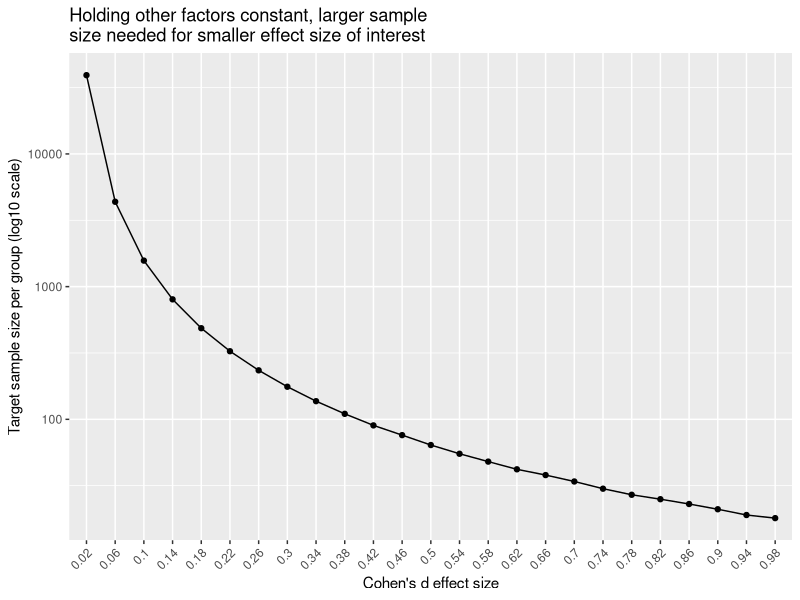
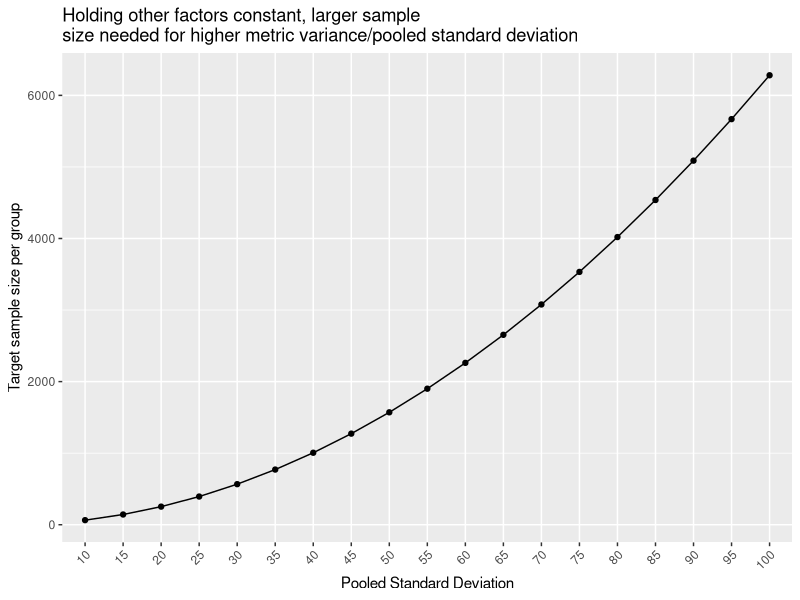
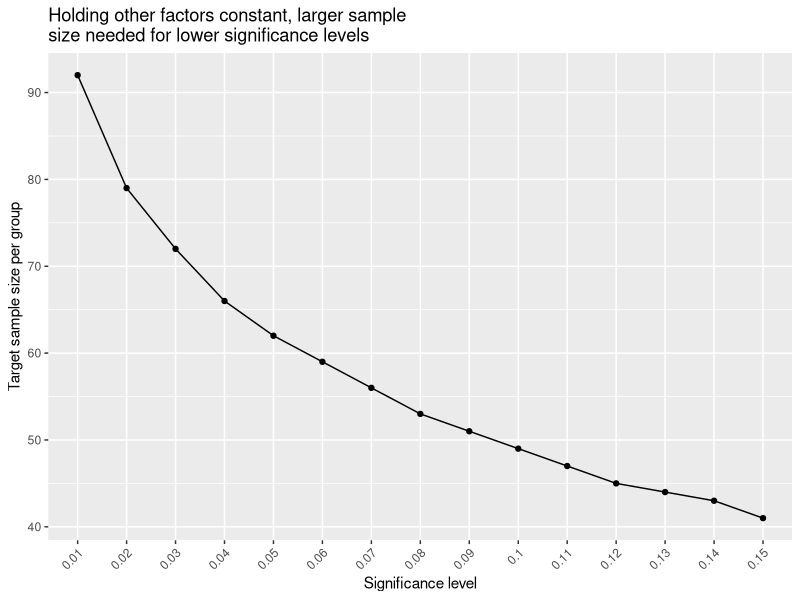

Write the R code that produced these figures, in order.
## ---- chunk 1
knitr::opts_chunk$set(echo=TRUE, warning=FALSE, message=FALSE, dpi=700, fig.cap=TRUE)
## ---- chunk 2
library(tidyverse)
library(pwr)
library(kableExtra)
## ---- chunk 3
### fake revenue per visitor metrics
### known control and treatment population parameters
c_mu <- 50
c_s <- 12
t_mu <- 45
t_s <- 7
### sample size to pull from known population parameter
n <- 50

welch_ttest_sim <- function(group_sample_size, 
                            control_pop_mean,
                            control_pop_sd,
                            treatment_pop_mean,
                            treatment_pop_sd) {
  ### generate random sample for control with pop mean and sd inputs
  control <- rnorm(group_sample_size, 
                   mean = control_pop_mean, 
                   sd = control_pop_sd)
  ### generate random sample for treatment with pop mean and sd inputs
  treatment <- rnorm(group_sample_size, 
                     mean = treatment_pop_mean, 
                     sd = treatment_pop_sd)
  t.test(control, treatment)$p.value
}

### 10k trials of generating control and treatment samples from known population
sim_results <- replicate(10000, welch_ttest_sim(n, c_mu, c_s, t_mu, t_s)) 

### empirical power: proportion of simulation pvalues below 0.05
paste0("Simulation of 10k A/B tests and the proportion of pvalues below 0.05 = ",
      round(sum(sim_results < 0.05)/length(sim_results)*100,2), "%")
## ---- chunk 4
### pooled sd simple formula: sqrt((s1^2 _ s2^2)/2)
### ties with Cohens formula: sqrt(((n1-1)s1^2 +  (n2-1)s2^2) / (n1+n2-2))
pooled_sd <- sqrt((c_s^2 + t_s^2)/2)
diff_between_means <- c_mu-t_mu
effect_size <- diff_between_means/pooled_sd

result <- pwr::pwr.t.test(n = 50, d = effect_size, sig.level = 0.05,
           type="two.sample", alternative="two.sided") 

paste0("Power = ", round(result$power*100,2), "%")

result
## ---- chunk 5
n_result <- pwr::pwr.t.test(power=0.8, 
                d = effect_size, 
                sig.level = 0.05,
                type="two.sample", 
                alternative="two.sided") 

paste0("Sample size target per group = ", ceiling(n_result$n))

n_result
## ---- chunk 6
tibble(effect_size_inputs = seq(0.02, 1, 0.04)) %>%
  rowwise() %>%
  mutate(target_sample_size_per_group = 
           ceiling(
             pwr::pwr.t.test(power=0.8, 
                d = effect_size_inputs, 
                sig.level = 0.05,
                type="two.sample", 
                alternative="two.sided")$n
            )
        ) %>%
  ggplot(aes(x=factor(effect_size_inputs),
             y=target_sample_size_per_group,
             group=1)) +
  geom_point() +
  geom_line() +
  theme(axis.text.x = element_text(angle = 45, hjust = 1, vjust = 1)) +
  scale_y_log10() +
  labs(title="Holding other factors constant, larger sample
size needed for smaller effect size of interest",
       y="Target sample size per group (log10 scale)",
       x="Cohen's d effect size")
## ---- chunk 7
tibble(pooled_sd_inputs = seq(100,10,-5)) %>%
  rowwise() %>%
  mutate(target_sample_size_per_group = 
           ceiling(
             pwr::pwr.t.test(power=0.8, 
                d = diff_between_means/pooled_sd_inputs, 
                sig.level = 0.05,
                type="two.sample", 
                alternative="two.sided")$n
            )
        ) %>%
  ggplot(aes(x=factor(pooled_sd_inputs),
             y=target_sample_size_per_group,
             group=1)) +
  geom_point() +
  geom_line() +
  theme(axis.text.x = element_text(angle = 45, hjust = 1, vjust = 1)) +
  labs(title="Holding other factors constant, larger sample
size needed for higher metric variance/pooled standard deviation",
       y="Target sample size per group",
       x="Pooled Standard Deviation")
## ---- chunk 8
tibble(sig_level_inputs = seq(0.01, 0.15, 0.01)) %>%
  rowwise() %>%
  mutate(target_sample_size_per_group = 
           ceiling(
             pwr::pwr.t.test(power=0.8, 
                d = effect_size, 
                sig.level = sig_level_inputs,
                type="two.sample", 
                alternative="two.sided")$n
            )
        ) %>%
  ggplot(aes(x=factor(sig_level_inputs),
             y=target_sample_size_per_group,
             group=1)) +
  geom_point() +
  geom_line() +
  theme(axis.text.x = element_text(angle = 45, hjust = 1, vjust = 1)) +
  labs(title="Holding other factors constant, larger sample
size needed for lower significance levels",
       y="Target sample size per group",
       x="Significance level")
